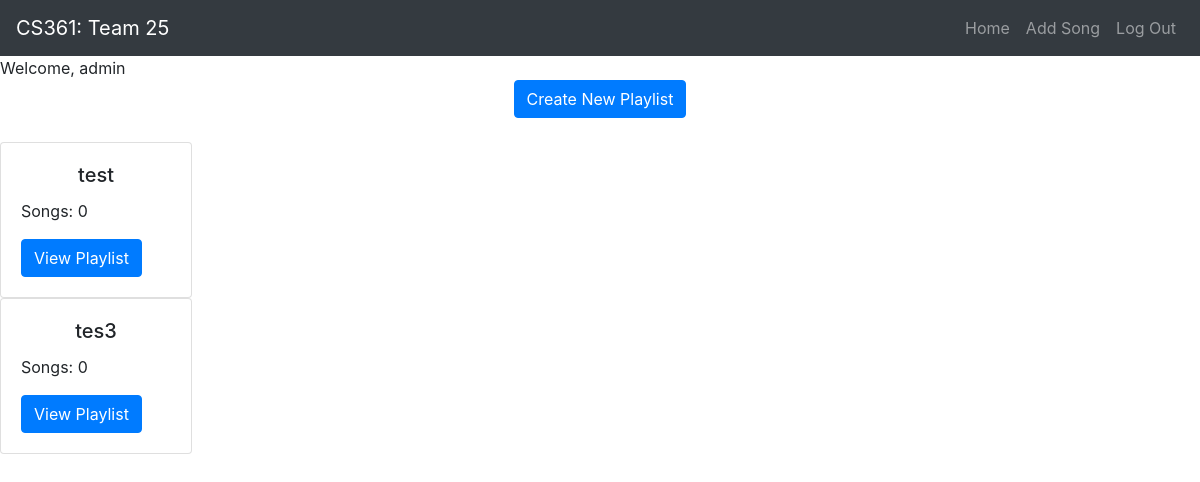
The page /playlist (signed in) on the database as committed earlier.
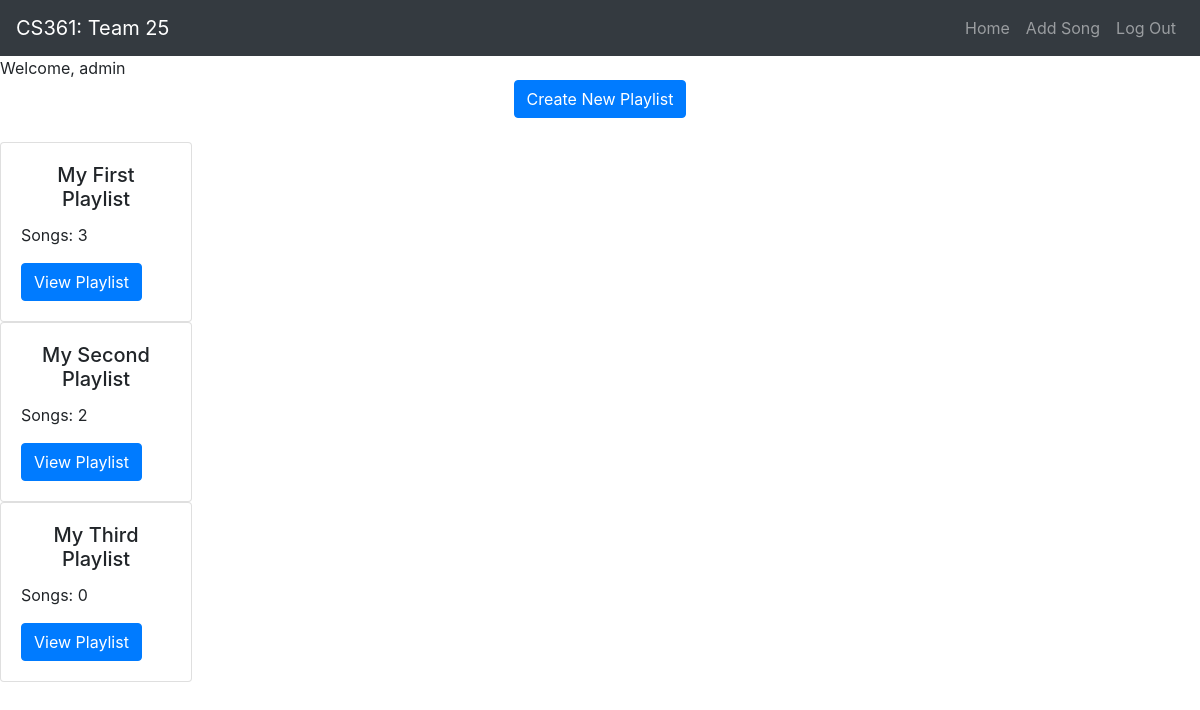
The same page on the database as committed later.
### socialPlaylist/models.py (models this page shows, shortened)
class Playlists(db.Model):
    id = db.Column(db.Integer, primary_key=True)
    username = db.Column(db.String(64), foreign_key=True)
    playlist_name = db.Column(db.String(64), index=True)
    user_id = db.Column(db.Integer, db.ForeignKey('user.id'), nullable=False)  # References 'User' class (note lower case)

### socialPlaylist/routes/routes.py (the view)
@app.route('/playlist', methods =['GET', 'POST'])
@login_required
def playlist():
    form = CreatePlaylistForm()
    if(request.method == 'POST'):
        return add_new_playlist(form)
    return render_template('playlist.html',
        form=form,
        user = current_user.username,
        playlists = get_playlists(),
        songs = get_num_of_songs())

### socialPlaylist/helpers/playlist_helpers.py (called while the page is built)
def get_playlists():
    return Playlists.query.filter_by(username=current_user.username)

def get_songs(playlist_id):
    return Song.query.filter_by(playlist_id=playlist_id)

def get_num_of_songs():
    song_count = []
    for playlist in get_playlists():
        song_count.append(get_songs(playlist.id).count())
    return song_count

### socialPlaylist/models.py (called while the page is built)
@login.user_loader
def load_user(id):
    return User.query.get(int(id))

### socialPlaylist/templates/playlist.html (shortened to what this page needs)
{% extends "layout.html" %}
{% block content %}
<div> Welcome, {{ user }}</div>
<div class="text-center">
    <a href="" class="btn btn-primary btn-rounded mb-4" data-toggle="modal" data-target="#modalRegisterForm">
    Create New Playlist</a>
</div>
<div id="playlists">
    {% for playlist in playlists %}
    <div class="card" style="width: 12rem;">
        <div class="card-body">
          <h5 class="card-title text-center">{{playlist.playlist_name}}</h5>
          <p class="card-text">Songs: {{songs[loop.index - 1]}}</p>
          <a href= "/playlist/{{playlist.id}}" class="btn btn-primary" id="{{playlist.id}}">View Playlist</a>
        </div>
      </div>
    {% endfor %}
</div>
{% endblock %}

Rows that differ between the two databases and show on the page:
changed Playlists: playlist_name "test" → "My First Playlist"; songs "0" → "3"
changed Playlists: playlist_name "tes3" → "My Second Playlist"; id "0" → "2"
added Playlists: playlist_name "My Third Playlist", songs "0"
